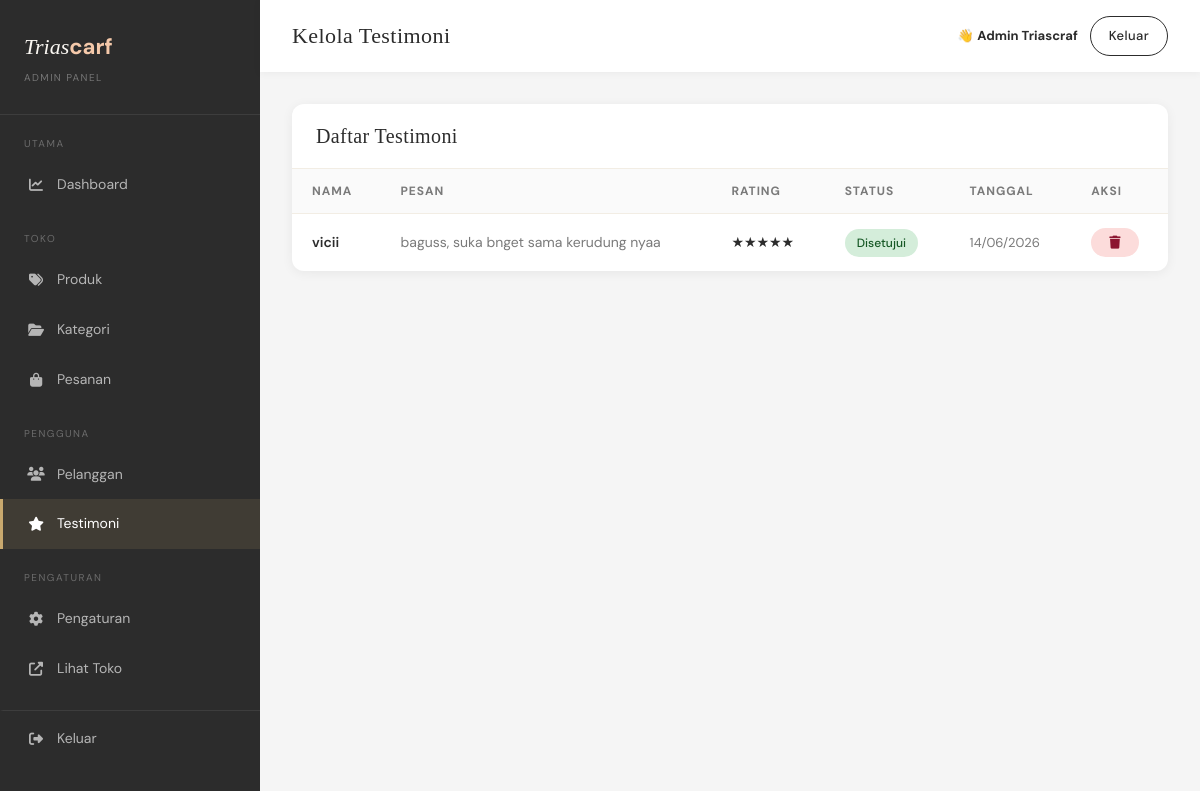
The page /triascraf/admin/pages/testimonials.php (signed in) on the database its author committed.
### tables this page shows
CREATE TABLE `testimonials` (
  `id` int(11) NOT NULL,
  `user_id` int(11) DEFAULT NULL,
  `name` varchar(100) NOT NULL,
  `message` text NOT NULL,
  `rating` int(11) DEFAULT 5,
  `is_approved` tinyint(1) DEFAULT 0,
  `created_at` timestamp NOT NULL DEFAULT current_timestamp()
);

### triascraf/admin/pages/testimonials.php (the view, shortened to what this page needs)
<?php
require_once '../includes/auth.php';
$testimonials = $conn->query("SELECT * FROM testimonials ORDER BY created_at DESC");
?>
<?php include '../includes/admin_header.php'; ?>
<div class="admin-table-box">
    <div class="admin-table-header"><h3>Daftar Testimoni</h3></div>
    <table class="admin-table">
        <thead><tr><th>Nama</th><th>Pesan</th><th>Rating</th><th>Status</th><th>Tanggal</th><th>Aksi</th></tr></thead>
        <tbody>
        <?php while($t = $testimonials->fetch_assoc()): ?>
        <tr>
            <td style="font-weight:600"><?= htmlspecialchars($t['name']) ?></td>
            <td style="max-width:300px;color:var(--muted)"><?= htmlspecialchars(mb_strimwidth($t['message'],0,80,'...')) ?></td>
            <td style="color:var(--rose)"><?= str_repeat('★',$t['rating']) ?></td>
            <td><span class="status-badge <?= $t['is_approved'] ? 'status-shipped' : 'status-pending' ?>"><?= $t['is_approved'] ? 'Disetujui' : 'Menunggu' ?></span></td>
            <td style="font-size:13px;color:var(--muted)"><?= date('d/m/Y', strtotime($t['created_at'])) ?></td>
            <td>
                <a href="?delete=<?= $t['id'] ?>" class="btn btn-sm" style="background:#FCDCDB;color:#8C1530" onclick="return confirmDelete('Hapus testimoni ini?')"><i class="fas fa-trash"></i></a>
            </td>
        </tr>
        <?php endwhile; ?>
        </tbody>
    </table>
</div>
<?php include '../includes/admin_footer.php'; ?>

### triascraf/assets/css/style.css (style rules this page uses)
:root { --cream: #FAF7F2; --ivory: #F2EDE4; --rose-gold: #C9A96E; --rose-deep: #A8834A; --sage: #6B7B6E; --sage-light: #E8EDE9; --charcoal: #2C2C2C; --muted: #7A7A7A; --white: #FFFFFF; --error: #C0392B; --success: #27AE60; --shadow-sm: 0 2px 12px rgba(0,0,0,0.06); --shadow-md: 0 8px 32px rgba(0,0,0,0.10); --shadow-lg: 0 20px 60px rgba(0,0,0,0.12); --radius: 12px; --radius-lg: 20px; --transition: 0.3s ease; }
* { margin: 0; padding: 0; box-sizing: border-box; }
html { scroll-behavior: smooth; }
body { font-family: 'DM Sans', sans-serif; background: var(--cream); color: var(--charcoal); font-size: 15px; line-height: 1.7; }
h1, h2, h3 { font-family: 'Cormorant Garamond', serif; font-weight: 400; letter-spacing: 0.02em; line-height: 1.2; }
.btn { display: inline-flex; align-items: center; gap: 8px; padding: 12px 28px; border-radius: 50px; font-family: 'DM Sans', sans-serif; font-size: 14px; font-weight: 500; cursor: pointer; border: none; text-decoration: none; transition: all var(--transition); letter-spacing: 0.03em; }
.btn-sm { padding: 8px 18px; font-size: 13px; }
.admin-table-box { background: white; border-radius: var(--radius); box-shadow: var(--shadow-sm); overflow: hidden; }
.admin-table-header { padding: 20px 24px; border-bottom: 1px solid var(--ivory); display: flex; align-items: center; justify-content: space-between; }
.admin-table-header h3 { font-size: 20px; }
.admin-table { width: 100%; border-collapse: collapse; }
.admin-table th { text-align: left; padding: 12px 20px; font-size: 12px; letter-spacing: 0.08em; text-transform: uppercase; color: var(--muted); background: #FAFAFA; border-bottom: 1px solid var(--ivory); }
.admin-table td { padding: 14px 20px; border-bottom: 1px solid var(--ivory); font-size: 14px; }
.admin-table tr:last-child td { border-bottom: none; }
.status-badge { display: inline-flex; align-items: center; gap: 5px; padding: 4px 12px; border-radius: 50px; font-size: 12px; font-weight: 500; }
.status-shipped { background: #D4EDDA; color: #155724; }

### rows shown on the page
testimonials: name "vicii", message "baguss, suka bnget sama kerudung nyaa", rating "★★★★★", is_approved "Disetujui", created_at "14/06/2026"

### other values the page prints
$adminTitle "Kelola Testimoni"
$_SESSION['user_name'] "Admin Triascraf"
